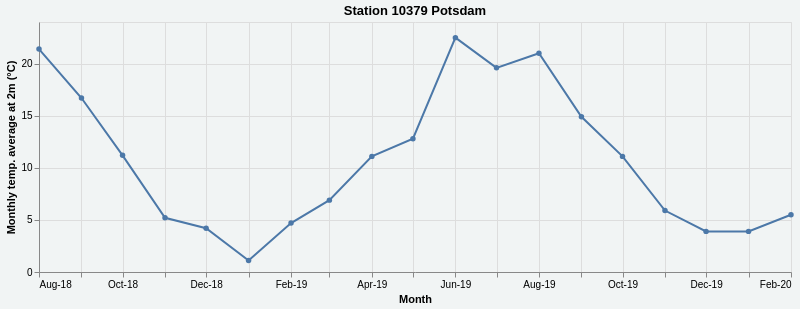

Express this chart as Vega-Lite.
### Vega-Lite specification from a JSON file in a GitHub repository (floating-point values rounded to 4 significant figures)
{"config": {"view": {"continuousWidth": 400, "continuousHeight": 300}, "background": "#F1F4F4", "header": {"labelFont": "IBM Plex Sans", "labelFontSize": 18, "titleFont": "IBM Plex Sans", "titleFontSize": 20}}, "data": {"values": [{"STAT": 10379, "JJJJMM": 201808, "QN": 3, "TNN": 9.3, "TNM": 15.5, "TMM": 21.4, "TXM": 28, "TXX": 37.8, "SOS": 280.5, "NMM": 4.1, "RSS": 10.1, "RSX": 3.8, "FMM": 2.7, "FXX": 16.4, "Month": "2018-08-01T00:00:00"}, {"STAT": 10379, "JJJJMM": 201809, "QN": 3, "TNN": 4, "TNM": 11.3, "TMM": 16.7, "TXM": 23, "TXX": 31, "SOS": 215.6, "NMM": 4.5, "RSS": 20.2, "RSX": 15.3, "FMM": 2.7, "FXX": 28.2, "Month": "2018-09-01T00:00:00"}, {"STAT": 10379, "JJJJMM": 201810, "QN": 3, "TNN": 2.4, "TNM": 6.6, "TMM": 11.2, "TXM": 16.2, "TXX": 25.6, "SOS": 168.5, "NMM": 4.5, "RSS": 12.5, "RSX": 6.2, "FMM": 3, "FXX": 21.3, "Month": "2018-10-01T00:00:00"}, {"STAT": 10379, "JJJJMM": 201811, "QN": 3, "TNN": -3.4, "TNM": 2.6, "TMM": 5.2, "TXM": 8.2, "TXX": 17.9, "SOS": 68.4, "NMM": 6, "RSS": 15.4, "RSX": 9.9, "FMM": 2.8, "FXX": 15.8, "Month": "2018-11-01T00:00:00"}, {"STAT": 10379, "JJJJMM": 201812, "QN": 3, "TNN": -2.1, "TNM": 2.1, "TMM": 4.2, "TXM": 6.4, "TXX": 12.9, "SOS": 19.6, "NMM": 7.1, "RSS": 38, "RSX": 6.5, "FMM": 3.2, "FXX": 21, "Month": "2018-12-01T00:00:00"}, {"STAT": 10379, "JJJJMM": 201901, "QN": 3, "TNN": -7.2, "TNM": -1.2, "TMM": 1.1, "TXM": 3.4, "TXX": 8.2, "SOS": 58.2, "NMM": 6.6, "RSS": 51.6, "RSX": 6.4, "FMM": 3.3, "FXX": 22.7, "Month": "2019-01-01T00:00:00"}, {"STAT": 10379, "JJJJMM": 201902, "QN": 3, "TNN": -4.3, "TNM": 0.9, "TMM": 4.7, "TXM": 9, "TXX": 16.4, "SOS": 126, "NMM": 5.1, "RSS": 23.5, "RSX": 13.2, "FMM": 3.2, "FXX": 21.3, "Month": "2019-02-01T00:00:00"}, {"STAT": 10379, "JJJJMM": 201903, "QN": 3, "TNN": -0.2, "TNM": 3.1, "TMM": 6.9, "TXM": 11.1, "TXX": 19.1, "SOS": 89.9, "NMM": 6, "RSS": 59.9, "RSX": 15.9, "FMM": 3.4, "FXX": 25.7, "Month": "2019-03-01T00:00:00"}, {"STAT": 10379, "JJJJMM": 201904, "QN": 3, "TNN": -1.1, "TNM": 5, "TMM": 11.1, "TXM": 17.7, "TXX": 26, "SOS": 276.8, "NMM": 3.5, "RSS": 11.5, "RSX": 3.7, "FMM": 2.9, "FXX": 18.7, "Month": "2019-04-01T00:00:00"}, {"STAT": 10379, "JJJJMM": 201905, "QN": 3, "TNN": 0.4, "TNM": 7.3, "TMM": 12.8, "TXM": 18.4, "TXX": 26.8, "SOS": 213.3, "NMM": 5.5, "RSS": 31, "RSX": 9.2, "FMM": 2.8, "FXX": 14.7, "Month": "2019-05-01T00:00:00"}, {"STAT": 10379, "JJJJMM": 201906, "QN": 3, "TNN": 11.3, "TNM": 15.5, "TMM": 22.5, "TXM": 29.7, "TXX": 38.4, "SOS": 352.7, "NMM": 3.9, "RSS": 96.2, "RSX": 79.7, "FMM": 2.7, "FXX": 24.7, "Month": "2019-06-01T00:00:00"}, {"STAT": 10379, "JJJJMM": 201907, "QN": 3, "TNN": 9.5, "TNM": 14.5, "TMM": 19.6, "TXM": 25.4, "TXX": 34.7, "SOS": 222.1, "NMM": 4.9, "RSS": 68.4, "RSX": 19.4, "FMM": 2.8, "FXX": 18.7, "Month": "2019-07-01T00:00:00"}, {"STAT": 10379, "JJJJMM": 201908, "QN": 3, "TNN": 12, "TNM": 15.7, "TMM": 21, "TXM": 27.4, "TXX": 34.1, "SOS": 245.7, "NMM": 4.4, "RSS": 12.1, "RSX": 9.9, "FMM": 2.5, "FXX": 16.2, "Month": "2019-08-01T00:00:00"}, {"STAT": 10379, "JJJJMM": 201909, "QN": 3, "TNN": 5.9, "TNM": 10.2, "TMM": 14.9, "TXM": 20.1, "TXX": 29.6, "SOS": 182.2, "NMM": 4.9, "RSS": 65.4, "RSX": 24.6, "FMM": 2.9, "FXX": 24, "Month": "2019-09-01T00:00:00"}, {"STAT": 10379, "JJJJMM": 201910, "QN": 3, "TNN": -1.1, "TNM": 7.7, "TMM": 11.1, "TXM": 15.3, "TXX": 24, "SOS": 140.2, "NMM": 5.3, "RSS": 49.8, "RSX": 16.5, "FMM": 2.8, "FXX": 17.3, "Month": "2019-10-01T00:00:00"}, {"STAT": 10379, "JJJJMM": 201911, "QN": 3, "TNN": -2.7, "TNM": 3.1, "TMM": 5.9, "TXM": 8.6, "TXX": 16.1, "SOS": 50.5, "NMM": 6.4, "RSS": 46.4, "RSX": 8.3, "FMM": 2.8, "FXX": 16.8, "Month": "2019-11-01T00:00:00"}, {"STAT": 10379, "JJJJMM": 201912, "QN": 1, "TNN": -3.2, "TNM": 1.2, "TMM": 3.9, "TXM": 6.3, "TXX": 12, "SOS": 59.3, "NMM": 5.9, "RSS": 26.9, "RSX": 5.6, "FMM": 3.2, "FXX": 20.6, "Month": "2019-12-01T00:00:00"}, {"STAT": 10379, "JJJJMM": 202001, "QN": 1, "TNN": -3.8, "TNM": 0.9, "TMM": 3.9, "TXM": 6.7, "TXX": 13.2, "SOS": 77.8, "NMM": 5.9, "RSS": 30.8, "RSX": 6.4, "FMM": 3.2, "FXX": 18.7, "Month": "2020-01-01T00:00:00"}, {"STAT": 10379, "JJJJMM": 202002, "QN": 1, "TNN": -0.5, "TNM": 2.6, "TMM": 5.5, "TXM": 8.5, "TXX": 16.1, "SOS": 50.9, "NMM": 6.9, "RSS": 84.9, "RSX": 18.1, "FMM": 3.6, "FXX": 25.2, "Month": "2020-02-01T00:00:00"}]}, "mark": {"type": "line", "point": true}, "autosize": {"contains": "padding", "type": "fit-x"}, "encoding": {"tooltip": [{"type": "quantitative", "field": "TMM", "title": "Temp. 2m (°C)"}], "x": {"type": "temporal", "axis": {"format": "%b-%y"}, "field": "Month"}, "y": {"type": "quantitative", "axis": {"title": "Monthly temp. average at 2m (°C)"}, "field": "TMM"}}, "height": 250, "title": "Station 10379 Potsdam", "width": 800, "$schema": "https://vega.github.io/schema/vega-lite/v5.json", "datasets": {"data-16200c026279fe8a5bea485ad6d8901a": [{"STAT": 10379, "JJJJMM": 201808, "QN": 3, "TNN": 9.3, "TNM": 15.5, "TMM": 21.4, "TXM": 28, "TXX": 37.8, "SOS": 280.5, "NMM": 4.1, "RSS": 10.1, "RSX": 3.8, "FMM": 2.7, "FXX": 16.4, "Month": "2018-08-01T00:00:00"}, {"STAT": 10379, "JJJJMM": 201809, "QN": 3, "TNN": 4, "TNM": 11.3, "TMM": 16.7, "TXM": 23, "TXX": 31, "SOS": 215.6, "NMM": 4.5, "RSS": 20.2, "RSX": 15.3, "FMM": 2.7, "FXX": 28.2, "Month": "2018-09-01T00:00:00"}, {"STAT": 10379, "JJJJMM": 201810, "QN": 3, "TNN": 2.4, "TNM": 6.6, "TMM": 11.2, "TXM": 16.2, "TXX": 25.6, "SOS": 168.5, "NMM": 4.5, "RSS": 12.5, "RSX": 6.2, "FMM": 3, "FXX": 21.3, "Month": "2018-10-01T00:00:00"}, {"STAT": 10379, "JJJJMM": 201811, "QN": 3, "TNN": -3.4, "TNM": 2.6, "TMM": 5.2, "TXM": 8.2, "TXX": 17.9, "SOS": 68.4, "NMM": 6, "RSS": 15.4, "RSX": 9.9, "FMM": 2.8, "FXX": 15.8, "Month": "2018-11-01T00:00:00"}, {"STAT": 10379, "JJJJMM": 201812, "QN": 3, "TNN": -2.1, "TNM": 2.1, "TMM": 4.2, "TXM": 6.4, "TXX": 12.9, "SOS": 19.6, "NMM": 7.1, "RSS": 38, "RSX": 6.5, "FMM": 3.2, "FXX": 21, "Month": "2018-12-01T00:00:00"}, {"STAT": 10379, "JJJJMM": 201901, "QN": 3, "TNN": -7.2, "TNM": -1.2, "TMM": 1.1, "TXM": 3.4, "TXX": 8.2, "SOS": 58.2, "NMM": 6.6, "RSS": 51.6, "RSX": 6.4, "FMM": 3.3, "FXX": 22.7, "Month": "2019-01-01T00:00:00"}, {"STAT": 10379, "JJJJMM": 201902, "QN": 3, "TNN": -4.3, "TNM": 0.9, "TMM": 4.7, "TXM": 9, "TXX": 16.4, "SOS": 126, "NMM": 5.1, "RSS": 23.5, "RSX": 13.2, "FMM": 3.2, "FXX": 21.3, "Month": "2019-02-01T00:00:00"}, {"STAT": 10379, "JJJJMM": 201903, "QN": 3, "TNN": -0.2, "TNM": 3.1, "TMM": 6.9, "TXM": 11.1, "TXX": 19.1, "SOS": 89.9, "NMM": 6, "RSS": 59.9, "RSX": 15.9, "FMM": 3.4, "FXX": 25.7, "Month": "2019-03-01T00:00:00"}, {"STAT": 10379, "JJJJMM": 201904, "QN": 3, "TNN": -1.1, "TNM": 5, "TMM": 11.1, "TXM": 17.7, "TXX": 26, "SOS": 276.8, "NMM": 3.5, "RSS": 11.5, "RSX": 3.7, "FMM": 2.9, "FXX": 18.7, "Month": "2019-04-01T00:00:00"}, {"STAT": 10379, "JJJJMM": 201905, "QN": 3, "TNN": 0.4, "TNM": 7.3, "TMM": 12.8, "TXM": 18.4, "TXX": 26.8, "SOS": 213.3, "NMM": 5.5, "RSS": 31, "RSX": 9.2, "FMM": 2.8, "FXX": 14.7, "Month": "2019-05-01T00:00:00"}, {"STAT": 10379, "JJJJMM": 201906, "QN": 3, "TNN": 11.3, "TNM": 15.5, "TMM": 22.5, "TXM": 29.7, "TXX": 38.4, "SOS": 352.7, "NMM": 3.9, "RSS": 96.2, "RSX": 79.7, "FMM": 2.7, "FXX": 24.7, "Month": "2019-06-01T00:00:00"}, {"STAT": 10379, "JJJJMM": 201907, "QN": 3, "TNN": 9.5, "TNM": 14.5, "TMM": 19.6, "TXM": 25.4, "TXX": 34.7, "SOS": 222.1, "NMM": 4.9, "RSS": 68.4, "RSX": 19.4, "FMM": 2.8, "FXX": 18.7, "Month": "2019-07-01T00:00:00"}, {"STAT": 10379, "JJJJMM": 201908, "QN": 3, "TNN": 12, "TNM": 15.7, "TMM": 21, "TXM": 27.4, "TXX": 34.1, "SOS": 245.7, "NMM": 4.4, "RSS": 12.1, "RSX": 9.9, "FMM": 2.5, "FXX": 16.2, "Month": "2019-08-01T00:00:00"}, {"STAT": 10379, "JJJJMM": 201909, "QN": 3, "TNN": 5.9, "TNM": 10.2, "TMM": 14.9, "TXM": 20.1, "TXX": 29.6, "SOS": 182.2, "NMM": 4.9, "RSS": 65.4, "RSX": 24.6, "FMM": 2.9, "FXX": 24, "Month": "2019-09-01T00:00:00"}, {"STAT": 10379, "JJJJMM": 201910, "QN": 3, "TNN": -1.1, "TNM": 7.7, "TMM": 11.1, "TXM": 15.3, "TXX": 24, "SOS": 140.2, "NMM": 5.3, "RSS": 49.8, "RSX": 16.5, "FMM": 2.8, "FXX": 17.3, "Month": "2019-10-01T00:00:00"}, {"STAT": 10379, "JJJJMM": 201911, "QN": 3, "TNN": -2.7, "TNM": 3.1, "TMM": 5.9, "TXM": 8.6, "TXX": 16.1, "SOS": 50.5, "NMM": 6.4, "RSS": 46.4, "RSX": 8.3, "FMM": 2.8, "FXX": 16.8, "Month": "2019-11-01T00:00:00"}, {"STAT": 10379, "JJJJMM": 201912, "QN": 1, "TNN": -3.2, "TNM": 1.2, "TMM": 3.9, "TXM": 6.3, "TXX": 12, "SOS": 59.3, "NMM": 5.9, "RSS": 26.9, "RSX": 5.6, "FMM": 3.2, "FXX": 20.6, "Month": "2019-12-01T00:00:00"}, {"STAT": 10379, "JJJJMM": 202001, "QN": 1, "TNN": -3.8, "TNM": 0.9, "TMM": 3.9, "TXM": 6.7, "TXX": 13.2, "SOS": 77.8, "NMM": 5.9, "RSS": 30.8, "RSX": 6.4, "FMM": 3.2, "FXX": 18.7, "Month": "2020-01-01T00:00:00"}, {"STAT": 10379, "JJJJMM": 202002, "QN": 1, "TNN": -0.5, "TNM": 2.6, "TMM": 5.5, "TXM": 8.5, "TXX": 16.1, "SOS": 50.9, "NMM": 6.9, "RSS": 84.9, "RSX": 18.1, "FMM": 3.6, "FXX": 25.2, "Month": "2020-02-01T00:00:00"}]}}
